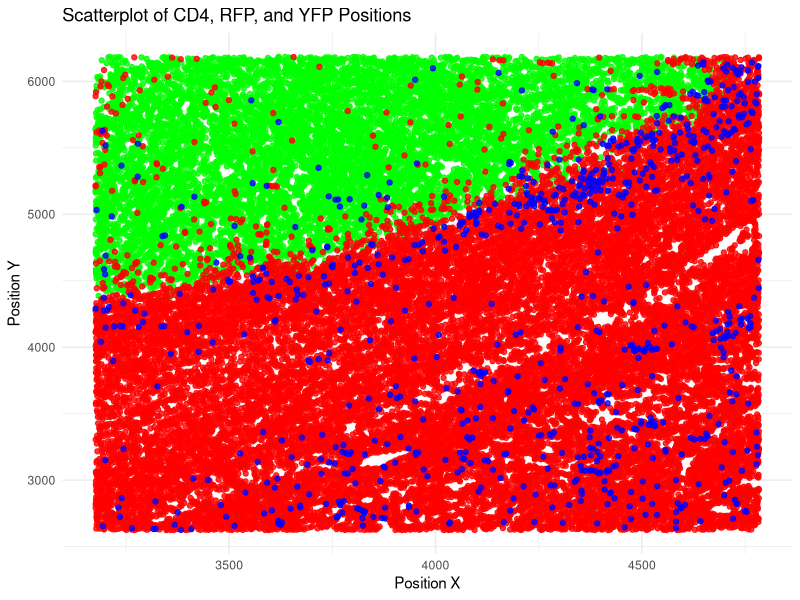

Recreate this plot in R.
library(ggplot2)
library(gridExtra)

# Read the CSV files
CD4_df <- read.csv("10mm_tumor/CD4_Pos.csv")
RFP_df <- read.csv("10mm_tumor/RFP_Pos.csv")
YFP_df <- read.csv("10mm_tumor/YFP_Pos.csv")

# Function to project a point onto a given line y = mx + b
project_onto_line <- function(x, y, m, b) {
  # Compute projection scalar
  t <- (x + m * (y - b)) / (1 + m^2)
  return(t)  # Return vector of 1D projection coordinates
}

# Define the new line equation
m <- 0  # Slope
b <- 2400  # Intercept

# Plot each dataset separately
ggplot() +
  geom_point(data = YFP_df, aes(x = pos_x, y = pos_y), color = "green", alpha = 0.8) +
  geom_point(data = RFP_df, aes(x = pos_x, y = pos_y), color = "red", alpha = 0.8) +
  geom_point(data = CD4_df, aes(x = pos_x, y = pos_y), color = "blue", alpha = 0.8) +
  #geom_abline(slope = m, intercept = b, color = "black") +
  theme_minimal() +
  labs(title = "Scatterplot of CD4, RFP, and YFP Positions",
       x = "Position X",
       y = "Position Y") +
  theme(legend.position = "none")

# # Apply projection to each dataset
# CD4_proj <- project_onto_line(CD4_df$pos_x, CD4_df$pos_y, m, b)
# RFP_proj <- project_onto_line(RFP_df$pos_x, RFP_df$pos_y, m, b)
# YFP_proj <- project_onto_line(YFP_df$pos_x, YFP_df$pos_y, m, b)
# 
# # write.csv(data.frame(CD4_proj), "5mm_tumor/CD4_1D_projected.csv", row.names = FALSE, col.names = FALSE)
# # write.csv(data.frame(RFP_proj), "5mm_tumor/RFP_1D_projected.csv", row.names = FALSE, col.names = FALSE)
# # write.csv(data.frame(YFP_proj), "5mm_tumor/YFP_1D_projected.csv", row.names = FALSE, col.names = FALSE)
# 
# 
# # Convert to dataframes
# CD4_1D <- data.frame(proj_1D = CD4_proj, Type = "CD4")
# RFP_1D <- data.frame(proj_1D = RFP_proj, Type = "RFP")
# YFP_1D <- data.frame(proj_1D = YFP_proj, Type = "YFP")
# 
# # Combine projected points into a single dataframe for visualization
# proj_df <- rbind(CD4_1D, RFP_1D, YFP_1D)
# 
# # Plot the 1D probability density function
# p2 <- ggplot(proj_df, aes(x = proj_1D, fill = Type)) +
#   geom_density(alpha = 0.5, position = "identity") + 
#   theme_minimal() +
#   labs(title = "Histogram of 1D Projections onto Custom Line",
#        x = "Projected Coordinate",
#        y = "Frequency") +
#   scale_fill_manual(values = c("CD4" = "blue", "RFP" = "red", "YFP" = "green"))
# # Arrange plots side by side
# grid.arrange(p1, p2, ncol = 2)


